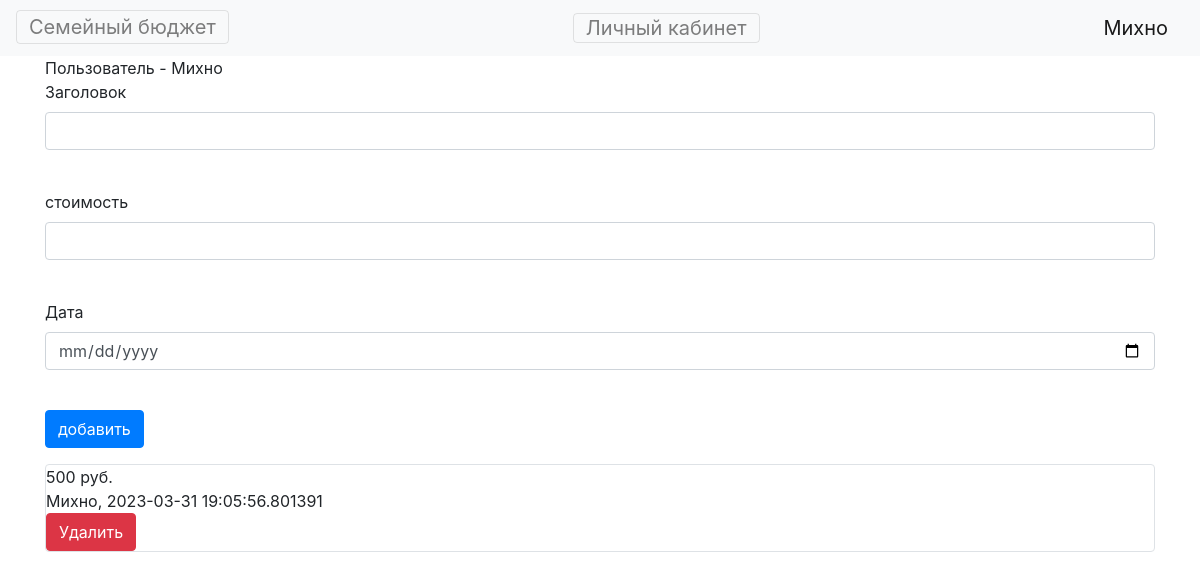
The app's page /lms (signed in) with its own data.
### data/users.py (models this page shows, shortened)
class User(SqlAlchemyBase, UserMixin):
    __tablename__ = 'users'
    id = sqlalchemy.Column(sqlalchemy.Integer,
                           primary_key=True, autoincrement=True)
    name = sqlalchemy.Column(sqlalchemy.String, nullable=True)
    email = sqlalchemy.Column(sqlalchemy.String,
                              index=True, unique=True, nullable=True)
    hashed_password = sqlalchemy.Column(sqlalchemy.String, nullable=True)
    created_date = sqlalchemy.Column(sqlalchemy.DateTime,
                                     default=datetime.datetime.now)
    expenses = orm.relationship("Expenses", back_populates='user')

### data/expenses.py (models this page shows, shortened)
class Expenses(SqlAlchemyBase):
    __tablename__ = 'expenses'
    id = sqlalchemy.Column(sqlalchemy.Integer,
                           primary_key=True, autoincrement=True)
    title = sqlalchemy.Column(sqlalchemy.String, nullable=True)
    money = sqlalchemy.Column(sqlalchemy.Integer, nullable=False)
    created_date = sqlalchemy.Column(sqlalchemy.DateTime,
                                     default=datetime.datetime.now)
    user_id = sqlalchemy.Column(sqlalchemy.Integer,
                                sqlalchemy.ForeignKey("users.id"))
    user = orm.relationship('User')

### main.py (the view, shortened to what this page needs)
@app.route("/lms", methods=['GET', 'POST'])
def lms():
    form = ExpenseForm()
    if current_user.is_authenticated:
        db_sess = db_session.create_session()
        expenses = db_sess.query(Expenses).filter(Expenses.user == current_user)
    return render_template("lms.html", expenses=expenses, form=form)

### forms/expensesform.py
class ExpenseForm(FlaskForm):
    title = StringField('Заголовок', validators=[DataRequired()])
    money = IntegerField("стоимость")
    created_date = DateField("Дата", format="%Y-%m-%d")
    submit = SubmitField('добавить')

### data/db_session.py (called while the page is built)
def create_session() -> Session:
    global __factory
    return __factory()

### main.py (called while the page is built)
@login_manager.user_loader
def load_user(user_id):
    db_sess = db_session.create_session()
    return db_sess.query(User).get(user_id)

### templates/lms.html (shortened to what this page needs)
{% extends "base.html" %}
{% block content %}
    <div>Пользователь - {{current_user.name}}</div>
<form action="" method="post">
    <p>
        {{ form.title.label }}<br>
        {{ form.title(class="form-control") }}<br>
    </p>
    <p>
        {{ form.money.label }}<br>
        {{ form.money(class="form-control") }}<br>
    </p>
    <p>
        {{ form.created_date.label }}<br>
        {{ form.created_date(class="form-control") }}<br>
    <p>
{% if current_user.is_authenticated %}
    <p>{{ form.submit(type="submit", class="btn btn-primary") }}</p>
{% endif %}
</form>
        {% for item in expenses%}
        <div class="col-md6 border rounded">
        <div>
            {{item.money}} руб.
        </div>
        <div>
            {{item.user.name}}, {{item.created_date}}
        </div>
            <a href="/news_delete/{{ item.id }}" class="btn btn-danger">
            Удалить
        </a>
        </div>
    {% endfor %}
{% endblock %}

### templates/base.html (shortened to what this page needs)
<!doctype html>
<html lang="en">
<head>
    <link rel="stylesheet"
          href="https://stackpath.bootstrapcdn.com/bootstrap/4.4.1/css/bootstrap.min.css"
>
</head>
<body>
<header>
    <nav class="navbar navbar-light bg-light">
        <div><a class="navbar-toggler" href="/">Семейный бюджет</a></div>
        {% if current_user.is_authenticated %}
            <a class="navbar-toggler" href="/lms">Личный кабинет</a>
            <a class="navbar-brand" href="/logout">{{ current_user.name }}</a>
        {% else %}
    <div>
        <a class="btn btn-primary " href="/register">Зарегистрироваться</a>
        <a class="btn btn-success" href="/login">Войти</a>
    </div>
{% endif %}
    </nav>
</header>
<main role="main" class="container">
    {% block content %}{% endblock %}
</main>
</body>
</html>

### records on screen
User: name "Михно"
Expenses: money "500", user.name "Михно", created_date "2023-03-31 19:05:56.801391"
